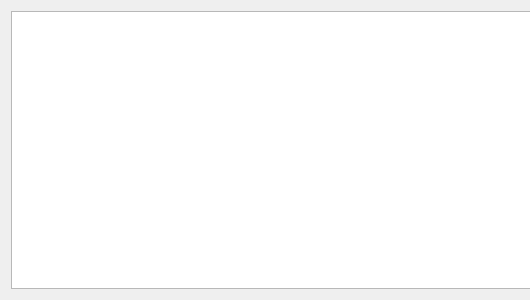
<?xml version="1.0" encoding="UTF-8"?>
<ui version="4.0">
 <class>query</class>
 <widget class="QDialog" name="query">
  <property name="geometry">
   <rect>
    <x>0</x>
    <y>0</y>
    <width>530</width>
    <height>300</height>
   </rect>
  </property>
  <property name="minimumSize">
   <size>
    <width>530</width>
    <height>0</height>
   </size>
  </property>
  <property name="maximumSize">
   <size>
    <width>530</width>
    <height>16777215</height>
   </size>
  </property>
  <property name="windowTitle">
   <string>Dialog</string>
  </property>
  <layout class="QVBoxLayout" name="verticalLayout">
   <item>
    <widget class="QTableView" name="tableView">
     <property name="minimumSize">
      <size>
       <width>520</width>
       <height>0</height>
      </size>
     </property>
     <property name="maximumSize">
      <size>
       <width>530</width>
       <height>16777215</height>
      </size>
     </property>
    </widget>
   </item>
  </layout>
 </widget>
 <resources/>
 <connections/>
</ui>
